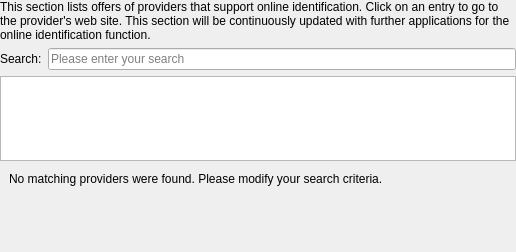
<?xml version="1.0" encoding="UTF-8"?>
<ui version="4.0">
 <class>ProviderWidget</class>
 <widget class="QWidget" name="ProviderWidget">
  <property name="geometry">
   <rect>
    <x>0</x>
    <y>0</y>
    <width>516</width>
    <height>252</height>
   </rect>
  </property>
  <layout class="QVBoxLayout" name="verticalLayout">
   <property name="leftMargin">
    <number>0</number>
   </property>
   <property name="topMargin">
    <number>0</number>
   </property>
   <property name="rightMargin">
    <number>0</number>
   </property>
   <property name="bottomMargin">
    <number>0</number>
   </property>
   <item>
    <layout class="QVBoxLayout" name="verticalLayout_2">
     <item>
      <widget class="QLabel" name="label">
       <property name="focusPolicy">
        <enum>Qt::TabFocus</enum>
       </property>
       <property name="accessibleDescription">
        <string>This section lists offers of providers that support online identification. Click on an entry to go to the provider's web site. This section will be continuously updated with further applications for the online identification function.</string>
       </property>
       <property name="text">
        <string>This section lists offers of providers that support online identification. Click on an entry to go to the provider's web site. This section will be continuously updated with further applications for the online identification function.</string>
       </property>
       <property name="wordWrap">
        <bool>true</bool>
       </property>
      </widget>
     </item>
     <item>
      <layout class="QHBoxLayout" name="horizontalLayout">
       <item>
        <widget class="QLabel" name="label_4">
         <property name="focusPolicy">
          <enum>Qt::TabFocus</enum>
         </property>
         <property name="text">
          <string>Search:</string>
         </property>
        </widget>
       </item>
       <item>
        <widget class="QLineEdit" name="providerSearch">
         <property name="accessibleName">
          <string>Please enter your search</string>
         </property>
         <property name="placeholderText">
          <string>Please enter your search</string>
         </property>
        </widget>
       </item>
      </layout>
     </item>
     <item>
      <widget class="QTableWidget" name="providerTableWidget">
       <property name="sizeAdjustPolicy">
        <enum>QAbstractScrollArea::AdjustToContents</enum>
       </property>
       <property name="tabKeyNavigation">
        <bool>false</bool>
       </property>
       <property name="selectionMode">
        <enum>QAbstractItemView::SingleSelection</enum>
       </property>
       <property name="selectionBehavior">
        <enum>QAbstractItemView::SelectItems</enum>
       </property>
       <property name="horizontalScrollMode">
        <enum>QAbstractItemView::ScrollPerPixel</enum>
       </property>
       <property name="cornerButtonEnabled">
        <bool>false</bool>
       </property>
       <attribute name="horizontalHeaderCascadingSectionResizes">
        <bool>false</bool>
       </attribute>
       <attribute name="horizontalHeaderDefaultSectionSize">
        <number>200</number>
       </attribute>
       <attribute name="horizontalHeaderHighlightSections">
        <bool>false</bool>
       </attribute>
       <attribute name="horizontalHeaderStretchLastSection">
        <bool>true</bool>
       </attribute>
      </widget>
     </item>
     <item>
      <widget class="QWidget" name="noResultWidget" native="true">
       <layout class="QVBoxLayout" name="noResultsLayout">
        <property name="topMargin">
         <number>5</number>
        </property>
        <item>
         <widget class="QLabel" name="noResultsLabel">
          <property name="text">
           <string>No matching providers were found. Please modify your search criteria.</string>
          </property>
         </widget>
        </item>
        <item>
         <spacer name="verticalSpacer">
          <property name="orientation">
           <enum>Qt::Vertical</enum>
          </property>
          <property name="sizeHint" stdset="0">
           <size>
            <width>20</width>
            <height>40</height>
           </size>
          </property>
         </spacer>
        </item>
       </layout>
      </widget>
     </item>
    </layout>
   </item>
  </layout>
 </widget>
 <resources/>
 <connections/>
</ui>
